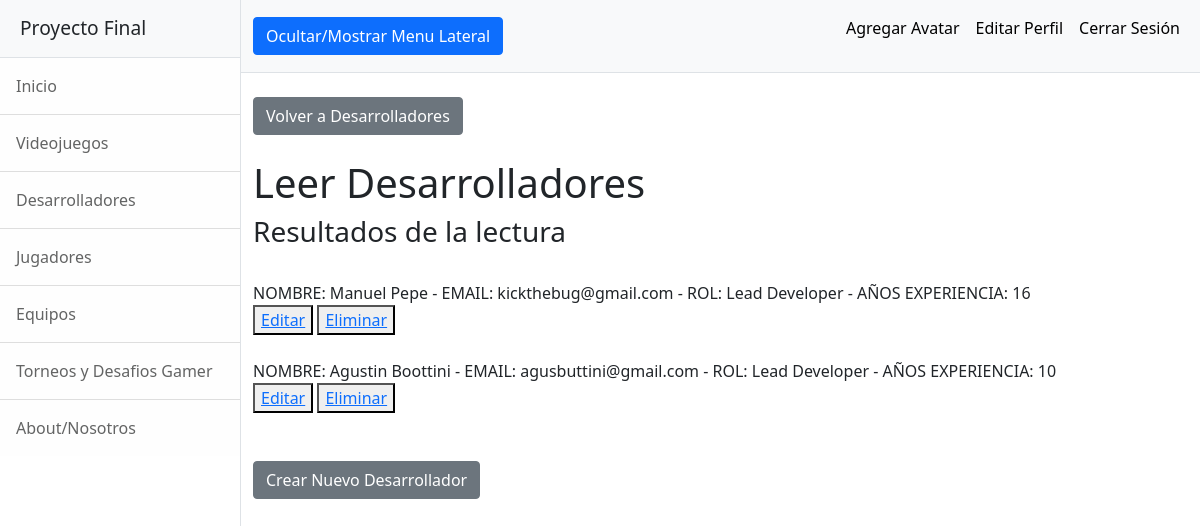
/AppFinal/desarroladoresLeer (signed in), run on the app's committed database.
### AppFinal/models.py (models this page shows)
class Desarrollador(models.Model):
    nombre = models.CharField(max_length = 40)
    email = models.EmailField()
    rol = models.CharField(max_length = 40)
    años_experiencia = models.IntegerField()
    def __str__(self):
        return f"NOMBRE: {self.nombre} - EMAIL: {self.email} - ROL: {self.rol} - AÑOS EXPERIENCIA: {self.años_experiencia}"

### AppFinal/views.py (the view)
# urls.py: path('desarroladoresLeer', views.desarrolladoresLeer, name="DesarrolladoresLeer"),
@login_required
def desarrolladoresLeer(request):
    desarrolladores = Desarrollador.objects.all()
    contexto = {"desarrolladores":desarrolladores}
    return render(request, "AppFinal/desarrolladoresLeer.html", contexto)

### AppFinal/templates/AppFinal/desarrolladoresLeer.html
{% extends "AppFinal/padre.html" %}
{% load static %}
{% block dynamicContent %}
    <div class="container-fluid">
        <br><a class="btn btn-secondary" href="{% url 'Desarrolladores' %}">Volver a Desarrolladores</a>
        <h1 class="mt-4">Leer Desarrolladores</h1>
        <h3>Resultados de la lectura</h3><br>
        {% for desarrollador in desarrolladores %}
            {{desarrollador}}<br>
            <button><a href="{% url 'DesarrolladoresEditar' desarrollador.nombre %}">Editar</a></button>
            <button><a href="{% url 'DesarrolladoresEliminar' desarrollador.nombre %}">Eliminar</a></button><br><br>
        {% endfor %}
        <br><a class="btn btn-secondary" href="{% url 'DesarrolladoresFormulario' %}">Crear Nuevo Desarrollador</a>
    </div>
{% endblock %}

### data on the page
Desarrollador: nombre+email+rol "NOMBRE: Manuel Pepe - EMAIL: kickthebug@gmail.com - ROL: Lead Developer - AÑOS EXPERIENCIA: 16"
Desarrollador: nombre+email+rol "NOMBRE: Agustin Boottini - EMAIL: agusbuttini@gmail.com - ROL: Lead Developer - AÑOS EXPERIENCIA: 10"
